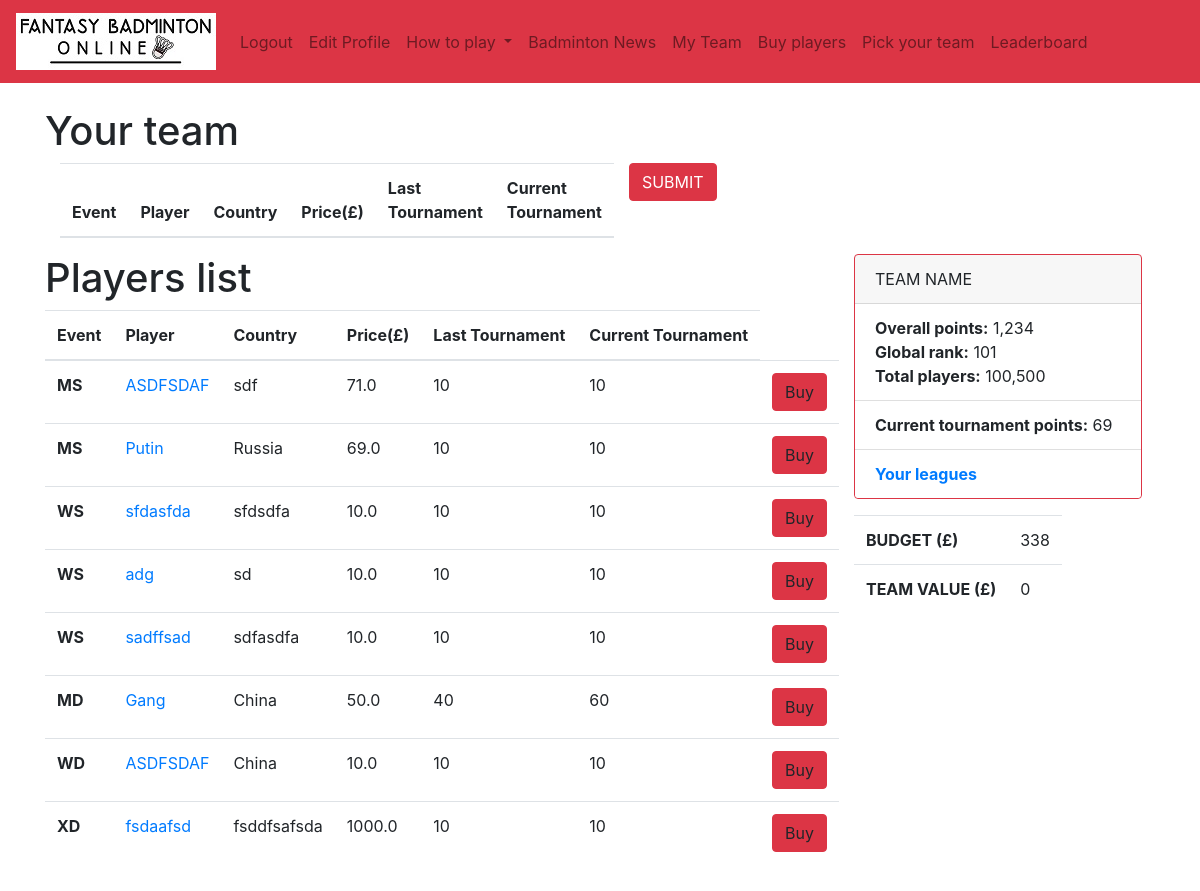
Page /players/buy_list (signed in) on the earlier database version.
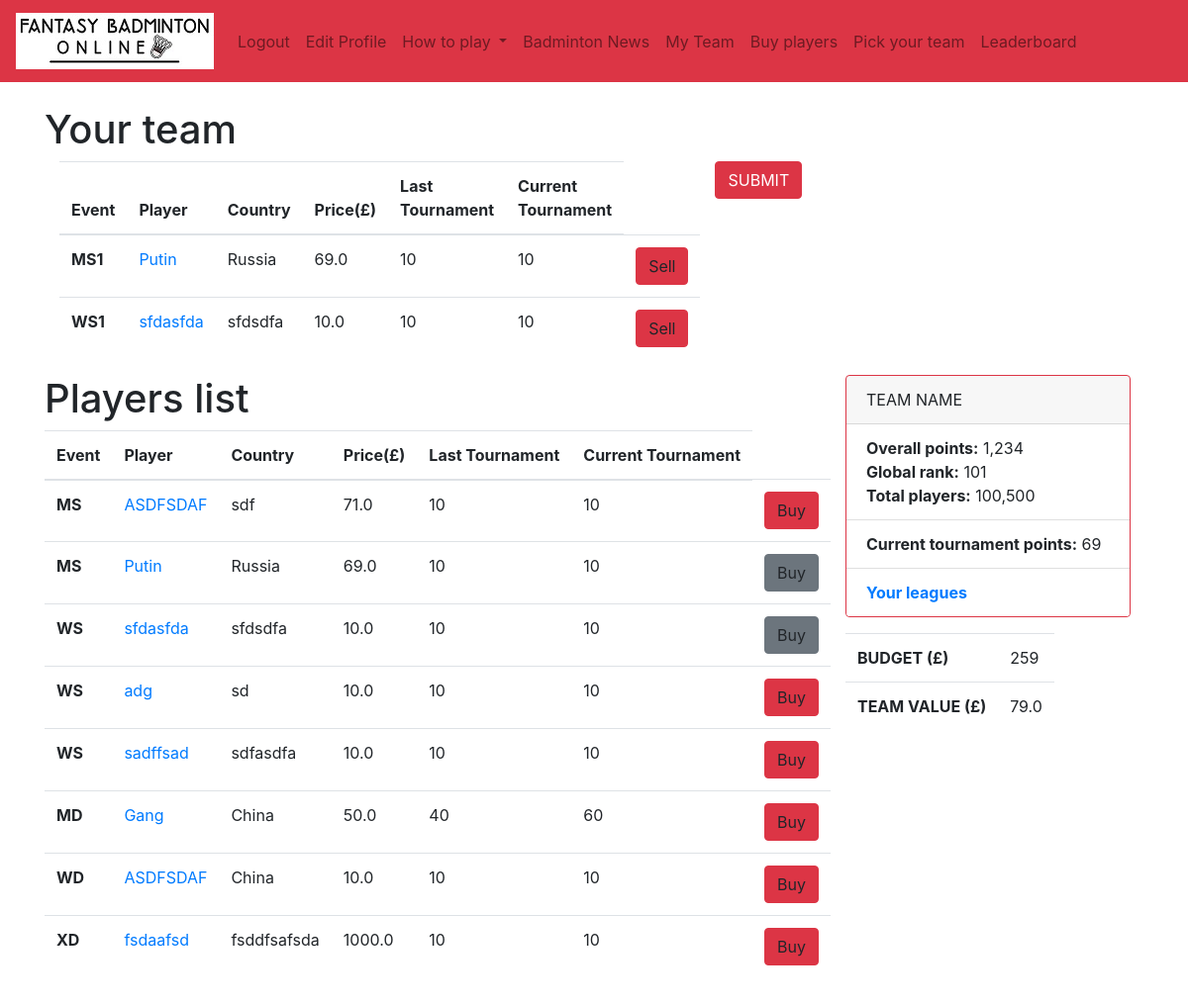
Same page on the later database version.
### authenticate/models.py (models this page shows, shortened)
class Ranking(models.Model):
	rank = models.IntegerField(default=10)
	name = models.CharField(max_length=50)
	country = models.CharField(max_length=50)
	cost = models.FloatField(default=10) # price is a number, defaults to 10. You can set it up in the admin panel
	event = models.CharField(max_length=50)
	score = models.IntegerField(default=0)
	last = models.CharField(max_length=50)
	form = models.CharField(max_length=50)
	results = models.CharField(max_length=50)
	status = models.CharField(max_length=50)
	game8 = models.CharField(max_length=50)
	match8 = models.CharField(max_length=50)
	player = models.SlugField()
	picture = models.ImageField(default='default.png', blank=True)
	playing = models.BooleanField(default=True)
	current_tournament_score = models.IntegerField(default=10)
	last_tournament_score = models.IntegerField(default=10)
	def get_type(self): # MS, WS, etc
		return self.__class__.__name__[:2]

class MSPlayer(Ranking):
	team = models.ForeignKey(Teams, on_delete=models.CASCADE, related_name='MSplayers', null=True, blank=True)  # connection to a team

class Ranking(models.Model):
	rank = models.IntegerField(default=10)
	name = models.CharField(max_length=50)
	country = models.CharField(max_length=50)
	cost = models.FloatField(default=10) # price is a number, defaults to 10. You can set it up in the admin panel
	event = models.CharField(max_length=50)
	score = models.IntegerField(default=0)
	last = models.CharField(max_length=50)
	form = models.CharField(max_length=50)
	results = models.CharField(max_length=50)
	status = models.CharField(max_length=50)
	game8 = models.CharField(max_length=50)
	match8 = models.CharField(max_length=50)
	player = models.SlugField()
	picture = models.ImageField(default='default.png', blank=True)
	playing = models.BooleanField(default=True)
	current_tournament_score = models.IntegerField(default=10)
	last_tournament_score = models.IntegerField(default=10)
	def get_type(self): # MS, WS, etc
		return self.__class__.__name__[:2]

class WSPlayer(Ranking):
	team = models.ForeignKey(Teams, on_delete=models.CASCADE, related_name='WSplayers', null=True, blank=True)  # connection to a team

class MDPlayer(Ranking):
	team = models.ForeignKey(Teams, on_delete=models.CASCADE, related_name='MDplayers', null=True, blank=True)  # connection to a team

class WDPlayer(Ranking):
	team = models.ForeignKey(Teams, on_delete=models.CASCADE, related_name='WDplayers', null=True, blank=True)  # connection to a team

class XDPlayer(Ranking):
	team = models.ForeignKey(Teams, on_delete=models.CASCADE, related_name='XDplayers', null=True, blank=True)  # connection to a team

class Teams(models.Model): # team model, players(Rankings model) have foreign key relation to it
	budget = models.IntegerField(default=120)
	owner = models.ForeignKey(settings.AUTH_USER_MODEL,on_delete=models.CASCADE, related_name='teams') # relation to a user
	team = models.SlugField()
	date = models.DateTimeField(auto_now_add=True)
	points = models.CharField(max_length=50)
	def get_team_value(self):
		total = []
		total.append(self.MSplayers.all().aggregate(Sum('cost'))['cost__sum'])
		total.append(self.WSplayers.all().aggregate(Sum('cost'))['cost__sum'])
		total.append(self.MDplayers.all().aggregate(Sum('cost'))['cost__sum'])
		total.append(self.WDplayers.all().aggregate(Sum('cost'))['cost__sum'])
		total.append(self.XDplayers.all().aggregate(Sum('cost'))['cost__sum'])
		total = [x for x in total if x is not None]
		return sum(total)

### authenticate/views.py (the view)
# urls.py: path('players/buy_list', views.buy_players_index, name='buy_players'),
def buy_players_index(request):
	user_team = Teams.objects.filter(owner=request.user).first()
	context = {}
	context['MSplayers_user'] = MSPlayer.objects.filter(team=user_team)
	context['WSplayers_user'] = WSPlayer.objects.filter(team=user_team)
	context['WDplayers_user'] = WDPlayer.objects.filter(team=user_team)
	context['MDplayers_user'] = MDPlayer.objects.filter(team=user_team)
	context['XDplayers_user'] = XDPlayer.objects.filter(team=user_team)
	context['MSplayers'] = list(MSPlayer.objects.all())
	context['WSplayers'] = list(WSPlayer.objects.all())
	context['WDplayers'] = list(WDPlayer.objects.all())
	context['MDplayers'] = list(MDPlayer.objects.all())
	context['XDplayers'] = list(XDPlayer.objects.all())
	context['team'] = user_team
	players_data_for_js = {}
	players_data_for_js['MS'] = len(MSPlayer.objects.filter(team=user_team))
	players_data_for_js['WS'] = len(WSPlayer.objects.filter(team=user_team))
	players_data_for_js['WD'] = len(WDPlayer.objects.filter(team=user_team))
	players_data_for_js['MD'] = len(MDPlayer.objects.filter(team=user_team))
	players_data_for_js['XD'] = len(XDPlayer.objects.filter(team=user_team))
	context['data'] = json.dumps(players_data_for_js)
	return render(request, 'authenticate/vacant_players.html', context)

### authenticate/templates/authenticate/vacant_players.html (shortened to what the changed rows need)
{% extends 'authenticate/base.html' %}
{% load static %}
{% block content %}
<h1>Your team</h1>
{% if user.is_authenticated %}
<div class="container">
  <div class="row">
    <div class="col-sm">
    <table class="table table-hover" id="your-table">
    <thead>
        <tr>
            <th scope="col">Event</th>
            <th scope="col">Player</th>
            <th scope="col">Country</th>
            <th scope="col">Price(£)</th>
            <th scope="col">Last Tournament</th>
            <th scope="col">Current Tournament</th>
          </tr>
      </thead>
      <tbody>
      {% for player in MSplayers_user %}
        <tr class="{{ player.id }}">
          <th class="player-type" scope="row">MS{{ forloop.counter }}</th>
          <td><a href="" data-toggle="modal" data-target="#playerModal{{ player.get_type }}{{ player.id }}">{{ player.name }}</a></td>
          <td>{{ player.country }}</td>
          <td class="player-cost">{{ player.cost }}</td>
          <td>{{ player.last_tournament_score }}</td>
          <td>{{ player.current_tournament_score }}</td>
          <td><a class="btn btn-danger sell" role="button">Sell</a></td>
        </tr>
      {% endfor %}
      {% for player in WSplayers_user %}
        <tr class="{{ player.id }}">
          <th class="player-type" scope="row">WS{{ forloop.counter }}</th>
          <td><a href="" data-toggle="modal" data-target="#playerModal{{ player.get_type }}{{ player.id }}">{{ player.name }}</a></td>
          <td>{{ player.country }}</td>
          <td class="player-cost">{{ player.cost }}</td>
          <td>{{ player.last_tournament_score }}</td>
          <td>{{ player.current_tournament_score }}</td>
          <td><a class="btn btn-danger sell" role="button">Sell</a></td>
        </tr>
      {% endfor %}
      </tbody>
    </table>
    </div>
  <div class="row col-sm" ><form id="form" action="{% url 'buy_bulk' %}"
         method="POST">{% csrf_token %}<input type="submit" class="btn btn-danger" value="SUBMIT"></form></div>
	<div class="row">
	<div class="col-sm">
	<h1>Players list</h1>
	<table class="table table-hover" id="vacant-table">
    <thead>
        <tr>
            <th scope="col">Event</th>
            <th scope="col">Player</th>
            <th scope="col">Country</th>
            <th scope="col">Price(£)</th>
            <th scope="col">Last Tournament</th>
            <th scope="col">Current Tournament</th>
          </tr>
      </thead>
      <tbody>
      {% for player in MSplayers %}
        <tr class="{{ player.id }}">
          <th class="player-type" scope="row">MS</th>
          <td><a href="" data-toggle="modal" data-target="#playerModal{{ player.get_type }}{{ player.id }}">{{ player.name }}</a></td>
          <td>{{ player.country }}</td>
          <td class="player-cost">{{ player.cost }}</td>
          <td>{{ player.last_tournament_score }}</td>
          <td>{{ player.current_tournament_score }}</td>
          <td>{% if not player.team %}
          {% if team.MSplayers.all|length < 2 %}
	          <a class="btn btn-danger buy" role="button">Buy</a>
          {% else %}
	          <a class="" role="button">No slots for {{ player.get_type }}</a>
          {% endif %}</td>
          {% else %}
	          <a class="btn btn-secondary" role="button" disabled>Buy</a>
          {% endif %}
	        </td>
        </tr>
      {% endfor %}
      {% for player in WSplayers %}
        <tr class="{{ player.id }}">
          <th class="player-type" scope="row">WS</th>
          <td><a href="" data-toggle="modal" data-target="#playerModal{{ player.get_type }}{{ player.id }}">{{ player.name }}</a></td>
          <td>{{ player.country }}</td>
         <td class="player-cost">{{ player.cost }}</td>
          <td>{{ player.last_tournament_score }}</td>
          <td>{{ player.current_tournament_score }}</td>
          <td>{% if not player.team %}
          {% if team.WSplayers.all|length < 2 %}
	          <a class="btn btn-danger buy" role="button">Buy</a>
          {% else %}
	          <a class="" role="button">No slots for {{ player.get_type }}</a>
          {% endif %}</td>
          {% else %}
	          <a class="btn btn-secondary" role="button" disabled>Buy</a>
          {% endif %}
	        </td>
        </tr>
      {% endfor %}
      {% for player in MDplayers %}
        <tr class="{{ player.id }}">
          <th class="player-type" scope="row">MD</th>
          <td><a href="" data-toggle="modal" data-target="#playerModal{{ player.get_type }}{{ player.id }}">{{ player.name }}</a></td>
          <td>{{ player.country }}</td>
          <td class="player-cost">{{ player.cost }}</td>
          <td>{{ player.last_tournament_score }}</td>
          <td>{{ player.current_tournament_score }}</td>
          <td>{% if not player.team %}
          {% if team.MDplayers.all|length < 2 %}
	          <a  class="btn btn-danger buy" role="button">Buy</a>
          {% else %}
	          <a class="" role="button">No slots for {{ player.get_type }}</a>
          {% endif %}</td>
          {% else %}
	          <a class="btn btn-secondary" role="button" disabled>Buy</a>
          {% endif %}
        </tr>
      {% endfor %}
      {% for player in WDplayers %}
        <tr class="{{ player.id }}">
          <th class="player-type" scope="row">WD</th>
          <td><a href="" data-toggle="modal" data-target="#playerModal{{ player.get_type }}{{ player.id }}">{{ player.name }}</a></td>
          <td>{{ player.country }}</td>
          <td class="player-cost">{{ player.cost }}</td>
          <td>{{ player.last_tournament_score }}</td>
          <td>{{ player.current_tournament_score }}</td>
          <td>{% if not player.team %}
          {% if team.WDplayers.all|length < 2 %}
	          <a class="btn btn-danger buy" role="button">Buy</a>
          {% else %}
	          <a class="" role="button">No slots for {{ player.get_type }}</a>
          {% endif %}</td>
          {% else %}
	          <a class="btn btn-secondary" role="button" disabled>Buy</a>
          {% endif %}
        </tr>
      {% endfor %}
      {% for player in XDplayers %}
        <tr class="{{ player.id }}">
          <th class="player-type" scope="row">XD</th>
          <td><a href="" data-toggle="modal" data-target="#playerModal{{ player.get_type }}{{ player.id }}">{{ player.name }}</a></td>
          <td>{{ player.country }}</td>
          <td class="player-cost">{{ player.cost }}</td>
          <td>{{ player.last_tournament_score }}</td>
          <td>{{ player.current_tournament_score }}</td>
          <td>{% if not player.team %}
          {% if team.XDplayers.all|length < 2 %}
	          <a class="btn btn-danger buy" role="button">Buy</a>
          {% else %}
	          <a class="" role="button">No slots for {{ player.get_type }}</a>
          {% endif %}</td>
          {% else %}
	          <a class="btn btn-secondary" role="button" disabled>Buy</a>
          {% endif %}
        </tr>
      {% endfor %}
      </tbody>
    </table>
    </div>
    <div class="col-sm..offset-md-4">
      <div class="card border-danger mb-3" style="width: 18rem;">
        <div class="card-header">
        TEAM NAME
        </div>
        <ul class="list-group list-group-flush">
          <li class="list-group-item"><strong>Overall points:</strong> 1,234</br><strong>Global rank:</strong> 101</br><strong>Total players:</strong> 100,500</li>
          <li class="list-group-item"><strong>Current tournament points:</strong> 69</li>
          <li class="list-group-item"><a href="#"><strong>Your leagues</strong></a></li>
        </ul>
      </div>
      <div class="container border-danger">
        <div class="row">
          <div class="col-sm.offset-md-4">
          <table class="table table-hover">
            <tbody>
              <tr>
                <th scope="row">BUDGET (£)</th>
                <td id="budget">{{ team.budget }}</td>
              </tr>
              <tr>
                <th scope="row">TEAM VALUE (£)</th>
                <td>{{ team.get_team_value }}</td>
              </tr>
            </tbody>
          </table>
          </div>
        </div>
      </div>
    </div>
	</div>
	</div>
	</div>
  </div>
{% endif %}
{% endblock %}

Differences in the rows shown:
now on one of the page's lists (row edited): MSPlayer: name "Putin", country "Russia", cost "69.0", last_tournament_score "10", current_tournament_score "10"
changed MSPlayer "Putin": team_id empty → 2 (drawn)
now on one of the page's lists (row edited): WSPlayer: name "sfdasfda", country "sfdsdfa", cost "10.0", last_tournament_score "10", current_tournament_score "10"
changed WSPlayer "sfdasfda": team_id empty → 2 (drawn)
changed Teams: budget "338" → "259"; get_team_value "0" → "79.0"
